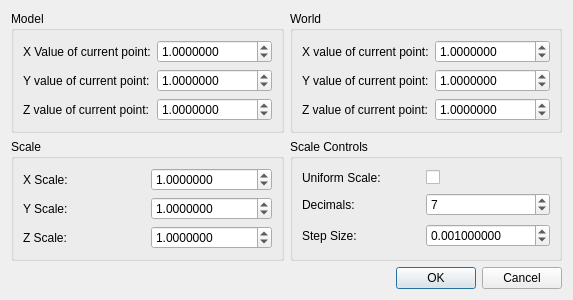
<?xml version="1.0" encoding="UTF-8"?>
<ui version="4.0">
 <class>CalibrateDialog</class>
 <widget class="QDialog" name="CalibrateDialog">
  <property name="geometry">
   <rect>
    <x>0</x>
    <y>0</y>
    <width>520</width>
    <height>263</height>
   </rect>
  </property>
  <property name="windowTitle">
   <string>World Calibration Dialog</string>
  </property>
  <property name="modal">
   <bool>false</bool>
  </property>
  <layout class="QGridLayout" name="gridLayout_5">
   <item row="0" column="0">
    <widget class="QGroupBox" name="groupBox">
     <property name="title">
      <string>Model</string>
     </property>
     <layout class="QGridLayout" name="gridLayout">
      <item row="0" column="0">
       <widget class="QLabel" name="label_7">
        <property name="text">
         <string>X Value of current point:</string>
        </property>
       </widget>
      </item>
      <item row="0" column="1">
       <widget class="QDoubleSpinBox" name="doubleSpinBoxModelX">
        <property name="decimals">
         <number>7</number>
        </property>
        <property name="minimum">
         <double>-99999.000000000000000</double>
        </property>
        <property name="singleStep">
         <double>0.001000000000000</double>
        </property>
        <property name="value">
         <double>1.000000000000000</double>
        </property>
       </widget>
      </item>
      <item row="1" column="0">
       <widget class="QLabel" name="label_6">
        <property name="text">
         <string>Y value of current point:</string>
        </property>
       </widget>
      </item>
      <item row="1" column="1">
       <widget class="QDoubleSpinBox" name="doubleSpinBoxModelY">
        <property name="decimals">
         <number>7</number>
        </property>
        <property name="minimum">
         <double>-99999.000000000000000</double>
        </property>
        <property name="maximum">
         <double>99999.000000000000000</double>
        </property>
        <property name="singleStep">
         <double>0.001000000000000</double>
        </property>
        <property name="value">
         <double>1.000000000000000</double>
        </property>
       </widget>
      </item>
      <item row="2" column="0">
       <widget class="QLabel" name="label_4">
        <property name="text">
         <string>Z value of current point:</string>
        </property>
       </widget>
      </item>
      <item row="2" column="1">
       <widget class="QDoubleSpinBox" name="doubleSpinBoxModelZ">
        <property name="decimals">
         <number>7</number>
        </property>
        <property name="minimum">
         <double>-99999.000000000000000</double>
        </property>
        <property name="maximum">
         <double>99999.000000000000000</double>
        </property>
        <property name="singleStep">
         <double>0.001000000000000</double>
        </property>
        <property name="value">
         <double>1.000000000000000</double>
        </property>
       </widget>
      </item>
     </layout>
    </widget>
   </item>
   <item row="0" column="1">
    <widget class="QGroupBox" name="groupBox_2">
     <property name="sizePolicy">
      <sizepolicy hsizetype="Preferred" vsizetype="Preferred">
       <horstretch>0</horstretch>
       <verstretch>0</verstretch>
      </sizepolicy>
     </property>
     <property name="title">
      <string>World</string>
     </property>
     <layout class="QGridLayout" name="gridLayout_2">
      <item row="0" column="0">
       <widget class="QLabel" name="label">
        <property name="text">
         <string>X value of current point:</string>
        </property>
       </widget>
      </item>
      <item row="0" column="1">
       <widget class="QDoubleSpinBox" name="doubleSpinBoxWorldX">
        <property name="decimals">
         <number>7</number>
        </property>
        <property name="minimum">
         <double>-99999.000000000000000</double>
        </property>
        <property name="maximum">
         <double>99999.000000000000000</double>
        </property>
        <property name="singleStep">
         <double>0.001000000000000</double>
        </property>
        <property name="value">
         <double>1.000000000000000</double>
        </property>
       </widget>
      </item>
      <item row="1" column="0">
       <widget class="QLabel" name="label_2">
        <property name="text">
         <string>Y value of current point:</string>
        </property>
       </widget>
      </item>
      <item row="1" column="1">
       <widget class="QDoubleSpinBox" name="doubleSpinBoxWorldY">
        <property name="decimals">
         <number>7</number>
        </property>
        <property name="minimum">
         <double>-99999.000000000000000</double>
        </property>
        <property name="maximum">
         <double>99999.000000000000000</double>
        </property>
        <property name="singleStep">
         <double>0.001000000000000</double>
        </property>
        <property name="value">
         <double>1.000000000000000</double>
        </property>
       </widget>
      </item>
      <item row="2" column="0">
       <widget class="QLabel" name="label_3">
        <property name="text">
         <string>Z value of current point:</string>
        </property>
       </widget>
      </item>
      <item row="2" column="1">
       <widget class="QDoubleSpinBox" name="doubleSpinBoxWorldZ">
        <property name="decimals">
         <number>7</number>
        </property>
        <property name="minimum">
         <double>-99999.000000000000000</double>
        </property>
        <property name="maximum">
         <double>99999.000000000000000</double>
        </property>
        <property name="singleStep">
         <double>0.001000000000000</double>
        </property>
        <property name="value">
         <double>1.000000000000000</double>
        </property>
       </widget>
      </item>
     </layout>
    </widget>
   </item>
   <item row="1" column="0">
    <widget class="QGroupBox" name="groupBox_4">
     <property name="title">
      <string>Scale</string>
     </property>
     <layout class="QGridLayout" name="gridLayout_3">
      <item row="0" column="0">
       <widget class="QLabel" name="label_8">
        <property name="text">
         <string>X Scale:</string>
        </property>
       </widget>
      </item>
      <item row="0" column="1">
       <widget class="QDoubleSpinBox" name="doubleSpinBoxXScale">
        <property name="decimals">
         <number>7</number>
        </property>
        <property name="minimum">
         <double>-99999.000000000000000</double>
        </property>
        <property name="singleStep">
         <double>0.001000000000000</double>
        </property>
        <property name="value">
         <double>1.000000000000000</double>
        </property>
       </widget>
      </item>
      <item row="1" column="0">
       <widget class="QLabel" name="label_9">
        <property name="text">
         <string>Y Scale:</string>
        </property>
       </widget>
      </item>
      <item row="1" column="1">
       <widget class="QDoubleSpinBox" name="doubleSpinBoxYScale">
        <property name="decimals">
         <number>7</number>
        </property>
        <property name="minimum">
         <double>-99999.000000000000000</double>
        </property>
        <property name="maximum">
         <double>99999.000000000000000</double>
        </property>
        <property name="singleStep">
         <double>0.001000000000000</double>
        </property>
        <property name="value">
         <double>1.000000000000000</double>
        </property>
       </widget>
      </item>
      <item row="2" column="0">
       <widget class="QLabel" name="label_5">
        <property name="text">
         <string>Z Scale:</string>
        </property>
       </widget>
      </item>
      <item row="2" column="1">
       <widget class="QDoubleSpinBox" name="doubleSpinBoxZScale">
        <property name="decimals">
         <number>7</number>
        </property>
        <property name="minimum">
         <double>-99999.000000000000000</double>
        </property>
        <property name="maximum">
         <double>99999.000000000000000</double>
        </property>
        <property name="singleStep">
         <double>0.001000000000000</double>
        </property>
        <property name="value">
         <double>1.000000000000000</double>
        </property>
       </widget>
      </item>
     </layout>
    </widget>
   </item>
   <item row="1" column="1">
    <widget class="QGroupBox" name="groupBox_3">
     <property name="title">
      <string>Scale Controls</string>
     </property>
     <layout class="QGridLayout" name="gridLayout_4">
      <item row="2" column="1">
       <widget class="QSpinBox" name="spinBoxDecimals">
        <property name="suffix">
         <string/>
        </property>
        <property name="maximum">
         <number>10</number>
        </property>
        <property name="value">
         <number>7</number>
        </property>
       </widget>
      </item>
      <item row="4" column="0">
       <widget class="QLabel" name="label_11">
        <property name="text">
         <string>Step Size:</string>
        </property>
       </widget>
      </item>
      <item row="2" column="0">
       <widget class="QLabel" name="label_10">
        <property name="text">
         <string>Decimals:</string>
        </property>
       </widget>
      </item>
      <item row="4" column="1">
       <widget class="QDoubleSpinBox" name="doubleSpinBoxStepSize">
        <property name="decimals">
         <number>9</number>
        </property>
        <property name="minimum">
         <double>0.000000000000000</double>
        </property>
        <property name="maximum">
         <double>99999.000000000000000</double>
        </property>
        <property name="singleStep">
         <double>0.000100000000000</double>
        </property>
        <property name="value">
         <double>0.001000000000000</double>
        </property>
       </widget>
      </item>
      <item row="0" column="1">
       <widget class="QCheckBox" name="checkBoxUniformScale">
        <property name="text">
         <string/>
        </property>
       </widget>
      </item>
      <item row="0" column="0">
       <widget class="QLabel" name="label_12">
        <property name="text">
         <string>Uniform Scale:</string>
        </property>
       </widget>
      </item>
     </layout>
    </widget>
   </item>
   <item row="2" column="1">
    <widget class="QDialogButtonBox" name="buttonBox">
     <property name="orientation">
      <enum>Qt::Horizontal</enum>
     </property>
     <property name="standardButtons">
      <set>QDialogButtonBox::Cancel|QDialogButtonBox::Ok</set>
     </property>
    </widget>
   </item>
  </layout>
 </widget>
 <tabstops>
  <tabstop>doubleSpinBoxModelX</tabstop>
  <tabstop>doubleSpinBoxModelY</tabstop>
  <tabstop>doubleSpinBoxModelZ</tabstop>
  <tabstop>doubleSpinBoxWorldX</tabstop>
  <tabstop>doubleSpinBoxWorldY</tabstop>
  <tabstop>doubleSpinBoxWorldZ</tabstop>
 </tabstops>
 <resources/>
 <connections>
  <connection>
   <sender>buttonBox</sender>
   <signal>accepted()</signal>
   <receiver>CalibrateDialog</receiver>
   <slot>accept()</slot>
   <hints>
    <hint type="sourcelabel">
     <x>228</x>
     <y>184</y>
    </hint>
    <hint type="destinationlabel">
     <x>157</x>
     <y>218</y>
    </hint>
   </hints>
  </connection>
  <connection>
   <sender>buttonBox</sender>
   <signal>rejected()</signal>
   <receiver>CalibrateDialog</receiver>
   <slot>reject()</slot>
   <hints>
    <hint type="sourcelabel">
     <x>296</x>
     <y>190</y>
    </hint>
    <hint type="destinationlabel">
     <x>286</x>
     <y>218</y>
    </hint>
   </hints>
  </connection>
 </connections>
 <designerdata>
  <property name="gridDeltaX">
   <number>10</number>
  </property>
  <property name="gridDeltaY">
   <number>10</number>
  </property>
  <property name="gridSnapX">
   <bool>true</bool>
  </property>
  <property name="gridSnapY">
   <bool>true</bool>
  </property>
  <property name="gridVisible">
   <bool>true</bool>
  </property>
 </designerdata>
</ui>
